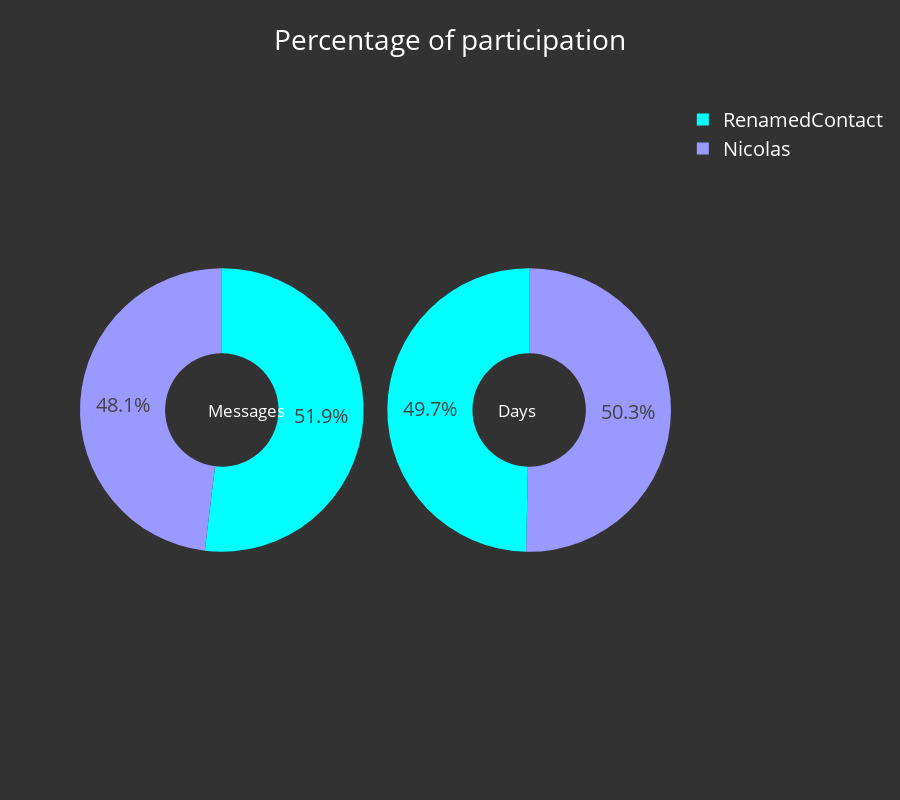

The notebook cell saved with this chart:
### Code cell
iplot(wa.plot_overall_participition(nb_mode=True))

### Figure 1 — Plotly figure (JSON) as saved in the notebook; plotly's stock layout.template omitted (floating-point values rounded to 4 significant figures)
{"data": [{"domain": {"x": [0, 0.48]}, "hole": 0.4, "hoverinfo": "label+percent+name", "labels": ["Nicolas", "RenamedContact"], "marker": {"colors": ["rgba(153, 153, 255, 1)", "rgba(0, 255, 255, 1)"]}, "name": "Percentage of messages sent", "type": "pie", "uid": "7bcd9831-043a-4e58-821a-d71def0a3538", "values": [0.4808, 0.5192]}, {"domain": {"x": [0.52, 1]}, "hole": 0.4, "hoverinfo": "label+percent+name", "labels": ["Nicolas", "RenamedContact"], "marker": {"colors": ["rgba(153, 153, 255, 1)", "rgba(0, 255, 255, 1)"]}, "name": "Percentage of days of participation", "type": "pie", "uid": "b646deb4-0f94-4861-8c1e-290de2c5f4c1", "values": [0.8229, 0.8114]}], "layout": {"annotations": [{"font": {"size": 17}, "showarrow": false, "text": "Messages", "x": 0.213, "y": 0.5}, {"font": {"size": 17}, "showarrow": false, "text": "Days", "x": 0.775, "y": 0.5}], "font": {"color": "white", "size": 20}, "height": 800, "paper_bgcolor": "rgba(50, 50, 50, 1)", "plot_bgcolor": "rgba(50, 50, 50, 1)", "title": "Percentage of participation", "xaxis": {"automargin": true, "showticklabels": true, "tickfont": {"color": "white", "size": 14}, "titlefont": {"color": "white", "size": 18}}, "yaxis": {"automargin": true, "showticklabels": true, "tickfont": {"color": "white", "size": 14}, "titlefont": {"color": "white", "size": 18}}}}
